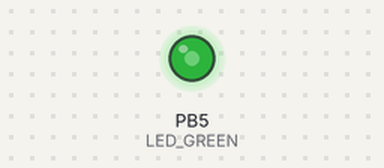
A program run on a simulated ATmega328P, built with avr-gcc and emulated at 16 MHz. Parts: output pins drawn as LEDs (lit = HIGH).

Above: at 0.1 s.
Timing chart, 0 to 1.6 s (numbered marks = the images above):
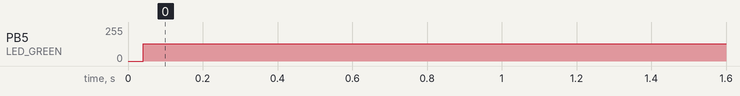

The program:

main.c
```c
// (licence header left out)
/* Defines -----------------------------------------------------------*/
#define LED_GREEN PB5       // Green LED pin
#define DUTY0     0         // Duty cycles for PWM
#define DUTY25    125
#define DUTY50    250
#define DUTY75    375
#define DUTY100   500
#ifndef F_CPU
# define F_CPU    16000000  // CPU frequency in Hz for delay.h
#endif

/* Includes ----------------------------------------------------------*/
#include <util/delay.h>     // Busy-wait delay loops
#include <avr/io.h>         // IO definitions

/* Functions ---------------------------------------------------------*/
int main(void)
{
    // Configure green LED at port B
    DDRB = DDRB | (1<<LED_GREEN);
  // Set LED off
    PORTB = PORTB & ~(1<<LED_GREEN);

    while (1)
    {
    PORTB = PORTB | (1<<LED_GREEN);
    _delay_us(DUTY50);
    PORTB = PORTB & ~(1<<LED_GREEN);
    _delay_us(DUTY50);
    }
}
```

Measured:
- by itself, PB5 (LED_GREEN): 0/255 → 128/255 at 0.04 s
